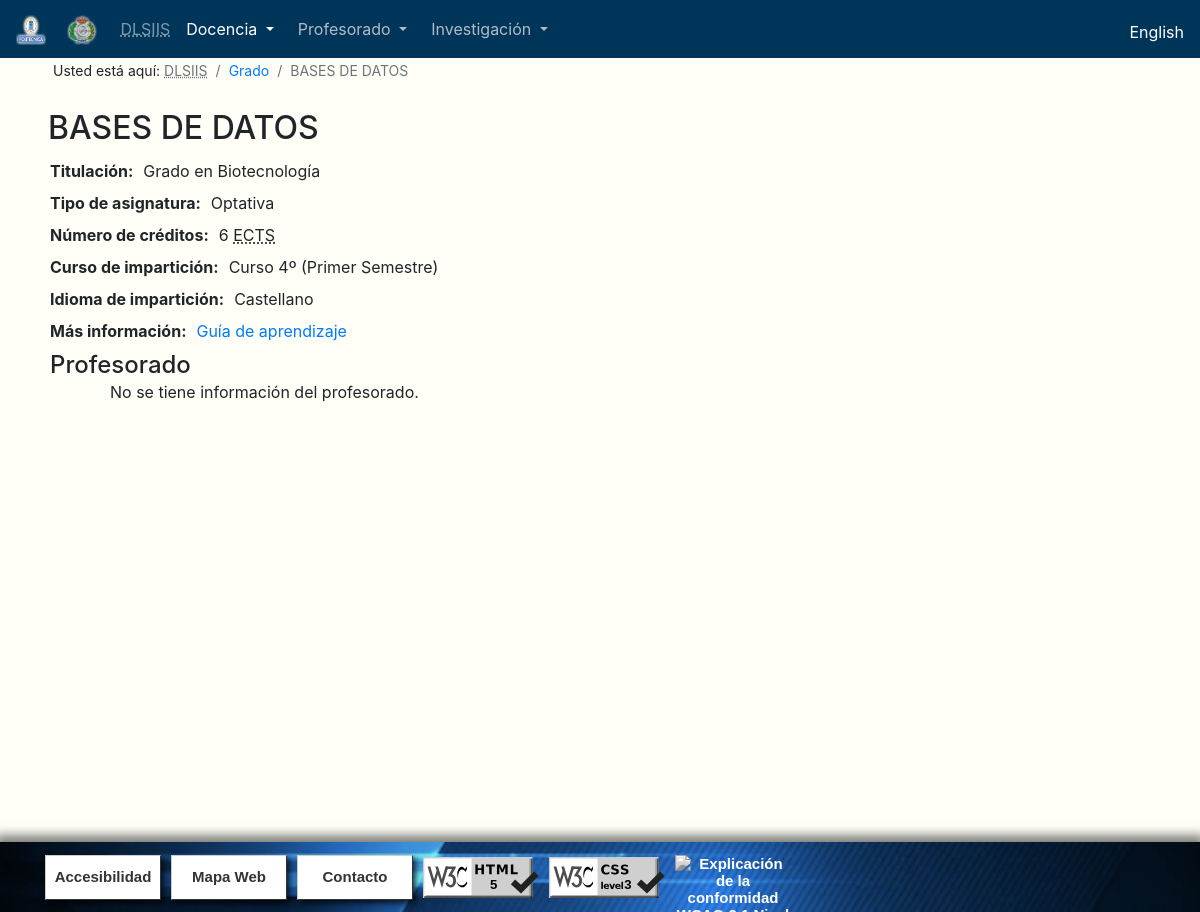
/Asignatura.php?codigo_tit_asig=02BT25004415&id_tit=02BT&tipo_tit=Grado, run on the app's committed database.
### tables this page shows
CREATE TABLE `asignaturas` (
  `id` varchar(20) NOT NULL,
  `codigo_titulacion` varchar(4) NOT NULL,
  `codigo_asignatura` varchar(10) NOT NULL,
  `nombre_tipo_asignatura` text NOT NULL,
  `nombre_asignatura` text NOT NULL,
  `nombre_asignatura_ingles` text NOT NULL,
  `curso` varchar(1) NOT NULL,
  `ects` decimal(3,1) NOT NULL,
  `semestre` varchar(50) NOT NULL,
  `idiomas` text NOT NULL,
  `guia_aprendizaje` text NOT NULL,
  `guia_aprendizaje_json` text NOT NULL
);

CREATE TABLE `titulo_espanol_ingles` (
  `codigo_titulo` varchar(4) NOT NULL,
  `nombre_espanol` text NOT NULL,
  `nombre_ingles` text NOT NULL,
  `url_espanol` text NOT NULL,
  `url_ingles` text NOT NULL
);

### Asignatura.php (the view, shortened to what this page needs)
<!DOCTYPE html>
<?php
$idioma = $_SESSION["language"];
include("".$idioma.".php");?>
<html lang="<?php echo $idioma;?>">
  <head>
    <link href = "css/Style.css" rel="stylesheet">
    <link rel="stylesheet" href="https://stackpath.bootstrapcdn.com/bootstrap/4.4.1/css/bootstrap.min.css"
>
  </head>
  <body style="background-color: #FFFEF7;">
    <nav class="navbar navbar-expand-sm navbar-dark fixed-top" style="background-color: #00355A;">
      <div class="mr-auto">
        <a class="navbar-brand" href="https://www.upm.es/" title="www.upm.es">
          <img src="Pictures/UPM.png" width="30" height="30" alt="LogoUPM">
        </a>
        <a class="navbar-brand" href="https://www.fi.upm.es/" title="www.fi.upm.es">
            <img src="Pictures/FI.png" width="30" height="30" alt="LogoFI">
        </a>
      </div>
      <div class="collapse navbar-collapse" id="collapsibleNavbar">
        <div class="navbar-nav-scroll">
          <ul class="navbar-nav">
            <li class="nav-item" style="color:#B3BCC3;">
              <a class="nav-link" href="index.php"><abbr title="<?php echo $dlsiis; ?>">DLSIIS</abbr></a>
            </li>
            <li class="nav-item dropdown active">
              <a class="nav-item nav-link dropdown-toggle mr-md-2" href="#" id="bd-versions1" data-toggle="dropdown" aria-haspopup="true" aria-expanded="false">
                <?php echo $docencia; ?>
              </a>
            </li>
            <li class="nav-item dropdown">
              <a class="nav-item nav-link dropdown-toggle mr-md-2" href="#" style="color:#B3BCC3;" id="bd-versions2" data-toggle="dropdown" aria-haspopup="true" aria-expanded="false">
                <?php echo $profesorado; ?>
              </a>
            </li>
            <li class="nav-item dropdown">
              <a class="nav-item nav-link dropdown-toggle mr-md-2" href="#" style="color:#B3BCC3;" id="bd-versions3" data-toggle="dropdown" aria-haspopup="true" aria-expanded="false">
                <?php echo $investigacion; ?>
              </a>
            </li>
          </ul>
        </div>
        <ul class="navbar-nav ml-md-auto">
          <li><div class="mr-auto" style="display: inline-flex; padding-top: 6px;">
						 <?php
            	echo $bandera; ?>
          </div></li>
        </ul>
      </div>
    </nav>
    <br>
    <br>
    <?php
			function quitar_tildes($cadena) {
				$no_permitidas= array ("á","é","í","ó","ú","Á","É","Í","Ó","Ú","ñ","À","Ã","Ì","Ò","Ù","Ã™","Ã ","Ã¨","Ã¬","Ã²",
				"Ã¹","ç","Ç","Ã¢","ê","Ã®","Ã´","Ã»","Ã‚","ÃŠ","ÃŽ","Ã”","Ã›","ü","Ã¶","Ã–","Ã¯","Ã¤","«","Ò","Ã","Ã„","Ã‹");
				$permitidas= array ("a","e","i","o","u","A","E","I","O","U","n","N","A","E","I","O","U","a","e","i","o","u","c",
				"C","a","e","i","o","u","A","E","I","O","U","u","o","O","i","a","e","U","I","A","E");
				$texto = str_replace($no_permitidas, $permitidas ,$cadena);
				return $texto;
				}
      $url = "";
      if (!empty($_GET["tipo_tit"])) {
        $tipo_titulacion = $_GET["tipo_tit"];
        $url = quitar_tildes($tipo_titulacion);
      }
      $id_actual = $_GET["codigo_tit_asig"];
      $codigo_actual = $_GET["id_tit"];
      require_once ('loginBD.php');
      $sql_asignatura = $conn->prepare("SELECT * FROM asignaturas where id = ? ");
      $sql_asignatura->bind_param('s', $id_actual);
      $sql_asignatura->execute();
      $result_asignatura = $sql_asignatura->get_result();
      while ($row_asignatura =mysqli_fetch_array($result_asignatura)) {
				if ($idioma == 'en'){$nombre_asig = $row_asignatura["nombre_asignatura_ingles"];}
				else{$nombre_asig = $row_asignatura["nombre_asignatura"];}
      }
    ?>
    <nav aria-label="breadcrumb">
      <ol class="migas_de_pan breadcrumb" style="background-color: #FFFEF7;">
        <li style="padding-right: 4px;"><?php echo $usted; ?></li>
        <li class="breadcrumb-item active" aria-current="page"><abbr title="<?php echo $dlsiis; ?>">DLSIIS</abbr></li>
        <?php
          if (!empty($url)) {
            echo '<li class="breadcrumb-item"><a href="'.$url.'.php">'.$tipo_titulacion.'</a></li>';
          }
        ?>
        <li class="breadcrumb-item active" aria-current="page"><?php echo $nombre_asig;?></li>
      </ol>
    </nav>
    <div class="row container" style="max-width: none;padding-left: 25px;padding-right: 25px;margin-left: auto;margin-right: auto;">
      <?php
        $sql_tit = $conn->prepare("SELECT * FROM titulo_espanol_ingles where codigo_titulo = ? ");
        $sql_tit->bind_param('s', $codigo_actual);
        $sql_tit->execute();
        $result_tit = $sql_tit->get_result();
        while ($row_tit =mysqli_fetch_array($result_tit)) {
					if ($idioma == 'en') {
						$nombre_tit = utf8_encode($row_tit["nombre_ingles"]);
					}
					else {
						$nombre_tit = utf8_encode($row_tit["nombre_espanol"]);
					}
        }
        mysqli_data_seek($result_asignatura, 0);
        while ($row_asignatura = mysqli_fetch_array($result_asignatura)) {
					if ($idioma == 'en') {
						if ($row_asignatura["nombre_tipo_asignatura"] == "Básica"){$tipo_asignatura = "Basic";}
						else if ($row_asignatura["nombre_tipo_asignatura"] == "Obligatoria"){$tipo_asignatura = "Mandatory";}
						else if ($row_asignatura["nombre_tipo_asignatura"] == "Optativa"){$tipo_asignatura = "Optional";}
						else if ($row_asignatura["nombre_tipo_asignatura"] == "Proyecto fin de master"){$tipo_asignatura = "Master Thesis project";}
						else if ($row_asignatura["nombre_tipo_asignatura"] == "Prácticas externas"){$tipo_asignatura = "External internships";}
						else {$tipo_asignatura ="Training credits";}
						if ($row_asignatura["semestre"] == "Anual"){$curso_semestre = "Yearly";}
						else if ($row_asignatura["semestre"] == "Anual, Segundo Semestre"){$curso_semestre = "Yearly, Second Semester";}
						else if ($row_asignatura["semestre"] == "Indefinida dentro del curso académico"){$curso_semestre = "Indefinite within the academic year";}
						else if ($row_asignatura["semestre"] == "Primer Semestre"){$curso_semestre = "First Semester";}
						else if ($row_asignatura["semestre"] == "Primer Semestre, Segundo Semestre"){$curso_semestre = "First Semester, Second Semester";}
						else if ($row_asignatura["semestre"] == "Segundo Semestre"){$curso_semestre = "Second Semester";}
						else {$curso_semestre = "";}
						if ($row_asignatura["idiomas"] == "Castellano, Inglés"){$idioma_asig = "Spanish, English";}
						else if ($row_asignatura["idiomas"] == "Inglés"){$idioma_asig = "English";}
						else {$idioma_asig = "Spanish";}
          	echo '<h1 class="titulo1" style="margin-left:23px;">'.$row_asignatura["nombre_asignatura_ingles"].'</h1>';
          	echo '<dl class="lista_definicion">';
          	echo '<dt class="atributo">Title:</dt><dd class="atributo_2">'.$nombre_tit.'</dd>';
          	echo '<dt class="atributo">Type of subject:</dt><dd class="atributo_2">'.$tipo_asignatura.'</dd>';
          	$creditos = str_replace(".0", "", $row_asignatura["ects"]);
          	echo '<dt class="atributo">Number of credits:</dt><dd class="atributo_2">'.$creditos.' <abbr title="European Credit Transfer System">ECTS</abbr></dd>';
          	echo '<dt class="atributo">Teaching year:</dt><dd class="atributo_2">Year '.$row_asignatura["curso"].' ('.$curso_semestre.')</dd>';
          	echo '<dt class="atributo">Teaching language:</dt><dd class="atributo_2">'.$idioma_asig.'</dd>';
          	$url_guia = $row_asignatura["guia_aprendizaje"];
          	echo '<dt class="atributo">More information:</dt><dd class="atributo_2"><a href="'.$url_guia.'" target="_blank">Learning guide</a></dd>';
					}
					else {
						echo '<h1 class="titulo1" style="margin-left:23px;">'.$row_asignatura["nombre_asignatura"].'</h1>';
	          echo '<dl class="lista_definicion">';
	          echo '<dt class="atributo">Titulación:</dt><dd class="atributo_2">'.$nombre_tit.'</dd>';
	          echo '<dt class="atributo">Tipo de asignatura:</dt><dd class="atributo_2">'.$row_asignatura["nombre_tipo_asignatura"].'</dd>';
	          $creditos = str_replace(".0", "", $row_asignatura["ects"]);
	          echo '<dt class="atributo">Número de créditos:</dt><dd class="atributo_2">'.$creditos.' <abbr title="European Credit Transfer System">ECTS</abbr></dd>';
	          echo '<dt class="atributo">Curso de impartición:</dt><dd class="atributo_2">Curso '.$row_asignatura["curso"].'º ('.$row_asignatura["semestre"].')</dd>';
	          echo '<dt class="atributo">Idioma de impartición:</dt><dd class="atributo_2">'.$row_asignatura["idiomas"].'</dd>';
	          $url_guia = $row_asignatura["guia_aprendizaje"];
	          echo '<dt class="atributo">Más información:</dt><dd class="atributo_2"><a href="'.$url_guia.'" target="_blank">Guía de aprendizaje</a></dd>';
					}
				}
        echo '<dt><a class="titulo2" style="font-weight: 500;line-height: 1.2;">'.$profesorado.'</a></dt>';
        echo '<dd><ul class="lista_prof_asig">';
        $sql_profesores = $conn->prepare("SELECT id_profesor, coordinador FROM asignatura_profesor where codigo_asignatura = ? ORDER BY `asignatura_profesor`.`id_profesor` ASC");
        $sql_profesores->bind_param('s', $id_actual);
        $sql_profesores->execute();
        $result_profesores = $sql_profesores->get_result();
        while ($row_profesores = mysqli_fetch_array($result_profesores)) {
          $cont = 0;
        }
        if ($cont == 0) {
          echo '<li class="lista_sin_estilo">
                  <p>'.$inf_prof.'.</p>
                </li>';
        }
        echo '</ul>';
        echo "</dd></dl>";
      ?>
    </div>
    <?php include ("footer.php"); ?>
	</body>
 </html>

### css/Style.css (style rules this page uses)
html { position: relative; min-height: 100%; }
body { padding-bottom: 100px; }
.migas_de_pan { margin-left: 37px; font-size: 14px; }
.lista_sin_estilo { list-style: none; }
.lista_definicion { list-style: none; margin-top:-20px; width: 100%; padding-left: 25px; display: inline; text-align: left; }
.titulo1 { font-size: 2em; }
.titulo2 { font-size: 1.5em; }
.lista_prof_asig { list-style: none; width: 100%; margin-left: 20px; }
.atributo { margin-left: 10px; display: inline; }
.atributo_2 { margin-left: 10px; display: inline-table; }
.atributo::before { content: "\A"; white-space: pre; margin-left: 10px; }

### data on the page
asignaturas: nombre_asignatura "BASES DE DATOS", nombre_tipo_asignatura "Optativa", ects "6", curso "4", semestre "Primer Semestre", idiomas "Castellano"
titulo_espanol_ingles: nombre_espanol "Grado en Biotecnología"

### other printed values
$docencia "Docencia"
$profesorado "Profesorado"
$investigacion "Investigación"
$usted "Usted está aquí:"
$tipo_titulacion "Grado"
$inf_prof "No se tiene información del profesorado"
$accesibilidad "Accesibilidad"
$mapaweb "Mapa Web"
$contacto "Contacto"
